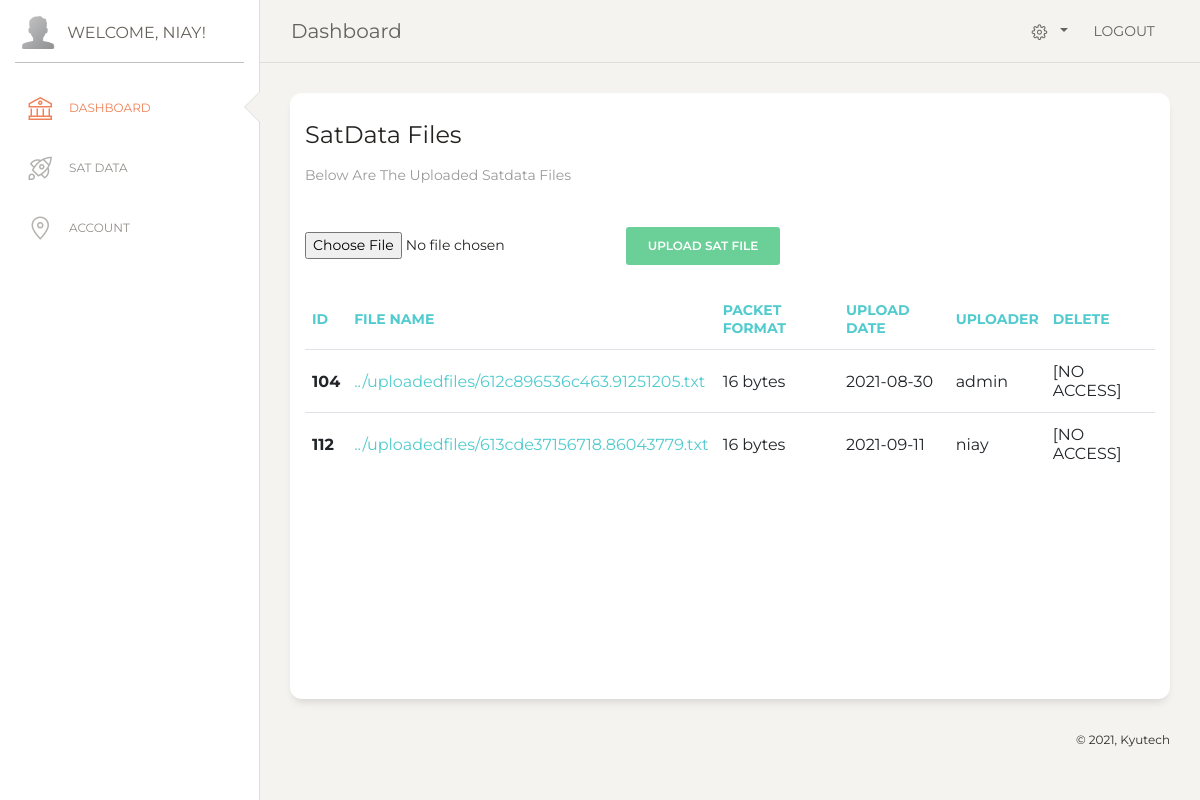
The page /pages/dashboard.php (signed in) on the database its author committed.
### tables this page shows
CREATE TABLE `satdatameta` (
  `idSatDataMeta` int(11) NOT NULL,
  `fileNameSatDataMeta` varchar(255) NOT NULL,
  `fileSatDataMeta` longblob NOT NULL,
  `formatSatDataMeta` tinytext NOT NULL,
  `dateUploadedSatDataMeta` date NOT NULL,
  `uploaderSatDataMeta` int(11) NOT NULL
);

CREATE TABLE `users` (
  `idUsers` int(11) NOT NULL,
  `usernameUsers` tinytext NOT NULL,
  `emailUsers` tinytext NOT NULL,
  `passwordUsers` varchar(255) NOT NULL,
  `countryUsers` tinytext NOT NULL,
  `contactUsers` tinytext NOT NULL,
  `permissionsUsers` text NOT NULL DEFAULT 'Regular User'
);

### includes/classautoloader.inc.php (called while the page is built, shortened)
<?php
function myAutoLoader($className) {
    $url = $_SERVER['HTTP_HOST'].$_SERVER['REQUEST_URI'];
    if (strpos($url,'../includes') !== false) {
        $path = '.../classes/';
    } else {
        $path = '../classes/';
    }
    $extension = '.class.php';
}

### classes/dbh.class.php (called while the page is built, shortened)
<?php
 class Dbh {
     private $host = 'localhost';
     private $user = 'root';
     private $pwd = '';
     private $dbName = 'satdata';
     protected function connect() {
         $dsn = 'mysql:host='. $this->host .';dbname=' . $this->dbName;
         $pdo = new PDO($dsn,$this->user,$this->pwd);
         $pdo->setAttribute(PDO::ATTR_DEFAULT_FETCH_MODE,PDO::FETCH_ASSOC);
         return $pdo;
     }
 }

### classes/satdata.class.php (called while the page is built, shortened)
<?php
class SatData extends Dbh {
    protected function getAllFiles() {
        $sql = "SELECT * FROM satdatameta";
        $stmt = $this->connect()->prepare($sql);
        $stmt->execute();
        $results = $stmt->fetchAll();
        return $results;
    }
}

### classes/satdataview.class.php (called while the page is built, shortened)
<?php
class SatDataView extends SatData {
    public function showAllFiles() {
        $results = $this->getAllFiles();
        return $results;
    }
}

### classes/users.class.php (called while the page is built, shortened)
<?php
class Users extends Dbh {
    protected function getOneUser($id) {
        $sql = "SELECT * FROM users WHERE idUsers = ?";
        $stmt = $this->connect()->prepare($sql);
        $stmt->execute([$id]);
        $results = $stmt->fetchAll();
        return $results;
    }
}

### classes/usersview.class.php (called while the page is built, shortened)
<?php
class UsersView extends Users {
    public function showOneUser($fileId) {
        $results = $this->getOneUser($fileId);
        return $results;
    }
}

### pages/dashboard.php (the view, shortened to what this page needs)
<?php
  include "header.php";
?>
<div class="sidebar-wrapper">
  <ul class="nav">
    <li class="active ">
      <a href="dashboard.php">
        <i class="nc-icon nc-bank"></i>
        <p>Dashboard</p>
      </a>
    </li>
    <li>
      <a href="satdata.php?query=default">
        <i class="nc-icon nc-spaceship"></i>
        <p>Sat Data</p>
      </a>
    </li>
    <li>
      <a href="account.php">
        <i class="nc-icon nc-pin-3"></i>
        <p>Account</p>
      </a>
    </li>
  </ul>
</div>
</div>
<div class="main-panel" style="height: 100vh;">
  <nav class="navbar navbar-expand-lg navbar-absolute fixed-top navbar-transparent">
    <div class="container-fluid">
      <div class="navbar-wrapper">
        <a class="navbar-brand" href="javascript:;">Dashboard</a>
      </div>
      <div class="collapse navbar-collapse justify-content-end" id="navigation">
        <ul class="navbar-nav">
          <li class="nav-item btn-rotate dropdown">
            <a class="nav-link dropdown-toggle" id="navbarDropdownMenuLink"
              data-toggle="dropdown" aria-haspopup="true" aria-expanded="false">
              <i class="nc-icon nc-settings-gear-65"></i>
            </a>
          </li>
          <li class="nav-item">
            <a href="../includes/logout.inc.php" class="nav-link btn-rotate">
              LOGOUT
            </a>
          </li>
        </ul>
      </div>
    </div>
  </nav>
  <div class="content">
    <div class="row">
      <div class="col-md-12">
        <div class="card">
          <div class="card-header">
            <h4 class="card-title"> SatData Files </h4>
            <p class="card-category"> Below are the uploaded satdata files</p>
          </div>
          <div class="card-body">
            <form class="form-horizontal" action="../includes/uploadfile.inc.php" method="POST" enctype="multipart/form-data">
              <input type="file" name="satfile">
              <button type="submit" class="btn btn-success" name="upload-button">Upload Sat File</button>
            </form>
            <div class="table-responsive scrollable">
              <table class="table">
                <thead class=" text-primary">
                  <tr>
                    <th scope="col">ID</th>
                    <th scope="col">File Name</th>
                    <th scope="col">Packet Format</th>
                    <th scope="col">Upload Date</th>
                    <th scope="col">Uploader</th>
                    <th scope="col">Delete</th>
                  </tr>
                </thead>
                <tbody>
                  <?php
                    $showAllFilesObj = new SatDataView();
                    $resultFile = $showAllFilesObj -> showAllFiles();
                    foreach ($resultFile as $rowFile){
                        $idFile = $rowFile['idSatDataMeta'];
                        $nameFile = $rowFile['fileNameSatDataMeta'];
                        $dateFile = $rowFile['dateUploadedSatDataMeta'];
                        $uploaderFile = $rowFile['uploaderSatDataMeta'];
                        $formatFile = $rowFile ['formatSatDataMeta'];
                        $showUploaderObj = new UsersView();
                        $resultUploader = $showUploaderObj -> showOneUser($uploaderFile);
                        $uploader = $resultUploader[0]['usernameUsers'];
                        echo '
                        <tr>
                          <th scope="row">'.$idFile.'</th>
                          <td><a target="_blank" href=../includes/viewfile.inc.php?fileid='.$idFile.'>'.$nameFile.'</a></td>
                          <td>'.$formatFile .' bytes</td>
                          <td>'.$dateFile.'</td>
                          <td>'.$uploader.'</td>
                          <td>';
                        if ($_SESSION['userPermission'] != 'Admin') {
                          echo '
                            [NO ACCESS]
                          </td>
                          </tr>
                          ';
                        }
                    }
                  ?>
                </tbody>
              </table>
            </div>
          </div>
        </div>
      </div>
      <?php
  include "footer.php";

### assets/css/stylesheet.css (style rules this page uses)
html { background-color: #f1f1f1; font-family: "Montserrat"; }
body { margin: 0; padding: 0; }
.scrollable { height: 400px; overflow: scroll; }

### rows shown on the page
satdatameta: idSatDataMeta "104", fileNameSatDataMeta "../uploadedfiles/612c896536c463.91251205.txt", formatSatDataMeta "16", dateUploadedSatDataMeta "2021-08-30", users.usernameUsers "admin"
satdatameta: idSatDataMeta "112", fileNameSatDataMeta "../uploadedfiles/613cde37156718.86043779.txt", formatSatDataMeta "16", dateUploadedSatDataMeta "2021-09-11", users.usernameUsers "niay"

### other values the page prints
$_SESSION['userUsername'] "NIAY"
